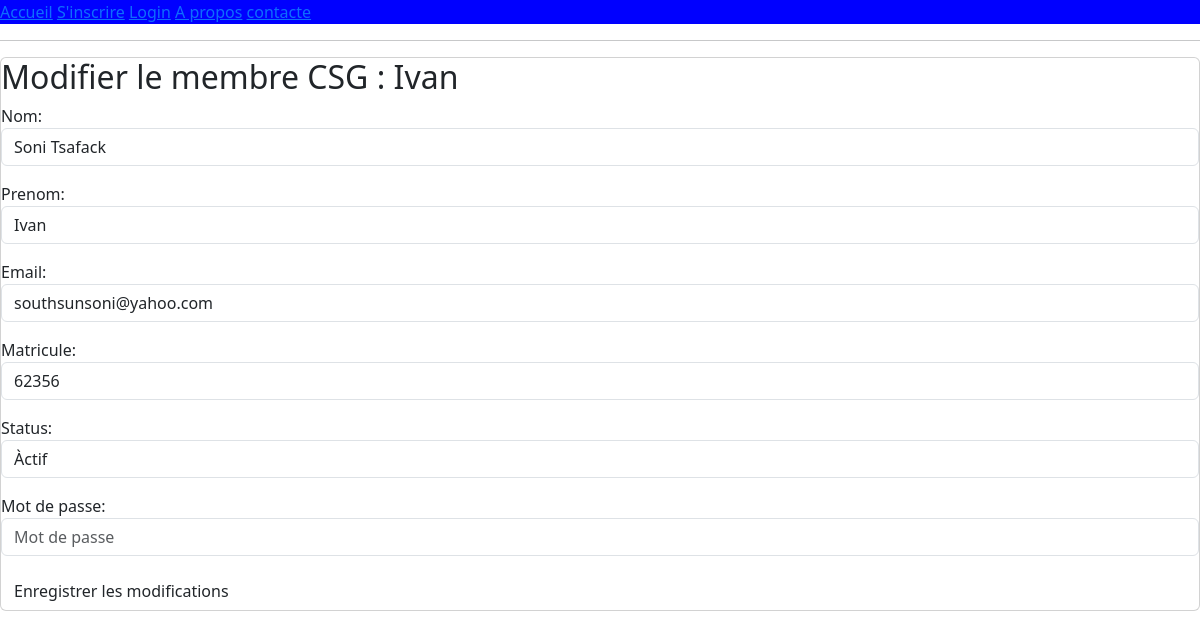
Page /modifier/16/ on the committed database.
### members/models.py (models this page shows, shortened)
class Membre(models.Model):
    user = models.OneToOneField(User,on_delete=models.CASCADE, null=True, blank=True)
    STATUS_ACTIVITE=[
        ('actif', 'Àctif'),
        ('inactif', 'Inactif'),
        ('en_probation', 'En probation'),
        ('default', ''),
    ]
    nom = models.CharField(max_length=100)
    prenom = models.CharField(max_length=100)
    email = models.EmailField(unique=False)
    matricule= models.CharField(max_length=6,unique=True)
    status= models.CharField(max_length=20,choices=STATUS_ACTIVITE, default='default')
    cotisation = models.DecimalField(max_digits=10, decimal_places=2, default=0.00)

### members/views.py (the view)
# urls.py: path('modifier/<int:membre_id>/', views.modifier_membre, name='modifier_membre'),
def modifier_membre(request, membre_id):
    membre = get_object_or_404(Membre, id=membre_id)
    if request.method == 'POST':
        form = MembreForm(request.POST, instance=membre)
        if form.is_valid():
            form.save()
            return redirect('liste_membres')
    else:
        form = MembreForm(instance=membre)
    return render(request, 'members/modifier_membre.html', {'form': form, 'membre': membre})

### members/forms.py
class MembreForm(forms.ModelForm):
    password = forms.CharField(
        widget=forms.PasswordInput(attrs={'class': 'form-control', 'placeholder': 'Mot de passe'}),
        label="Mot de passe"
    )
    class Meta:
        model = Membre
        fields = ['nom', 'prenom', 'email', 'matricule', 'status']
        widgets = {
            'nom': forms.TextInput(attrs={'class': 'form-control', 'placeholder': 'Nom'}),
            'prenom': forms.TextInput(attrs={'class': 'form-control', 'placeholder': 'Prénom'}),
            'email': forms.EmailInput(attrs={'class': 'form-control', 'placeholder': 'Email'}),
            'matricule': forms.TextInput(attrs={'class': 'form-control', 'placeholder': 'Matricule'}),
            'status': forms.Select(attrs={'class': 'form-control'}),
        }

### members/templates/members/modifier_membre.html (shortened to what this page needs)
{% extends 'members/accueil.html' %}
{% block content %}
<div class="card">
    <h2>Modifier le membre CSG : {{ membre.prenom }}</h2>
    <form method="post">
        {{ form.as_p }}
        <button type="submit" class="btn">Enregistrer les modifications</button>
    </form>
</div>
 {% endblock %}

### rows in the picture
Membre: prenom "Ivan", nom "Soni Tsafack", email "southsunsoni@yahoo.com", matricule "62356", status "Àctif"
